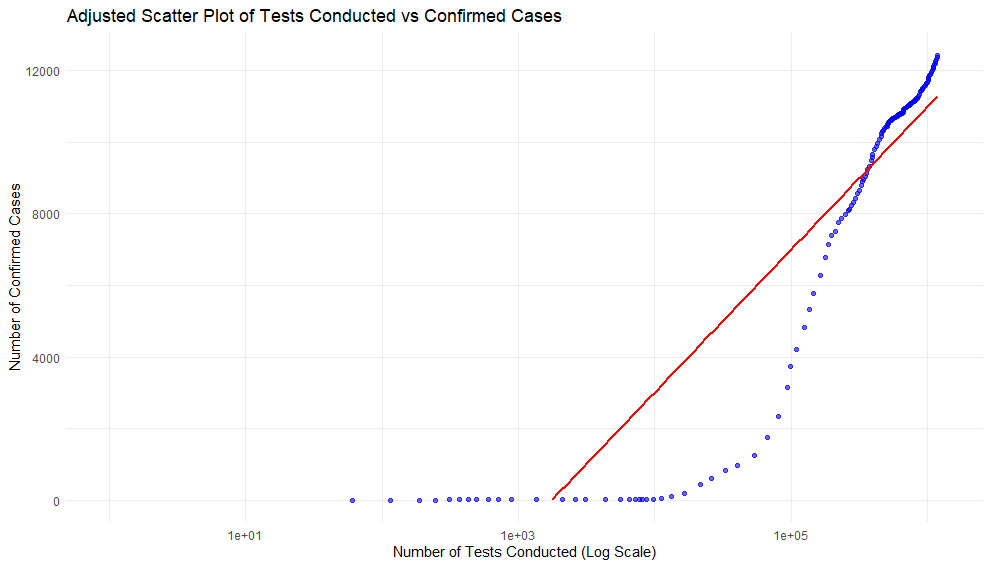

Source code (R):
# Load necessary library
library(ggplot2)

# Scatter plot with adjusted axis scales
ggplot(data, aes(x = test, y = confirmed)) +
  geom_point(color = "blue", alpha = 0.6) +
  geom_smooth(method = "lm", color = "red", se = FALSE) +
  scale_x_log10() +  # Apply logarithmic scale to the x-axis
  scale_y_continuous(limits = c(quantile(data$confirmed, 0.05), quantile(data$confirmed, 0.95))) +  # Zoom in on y-axis
  labs(
    title = "Adjusted Scatter Plot of Tests Conducted vs Confirmed Cases",
    x = "Number of Tests Conducted (Log Scale)",
    y = "Number of Confirmed Cases"
  ) +
  theme_minimal()

# Save the plot as a PNG
ggsave("adjusted_scatter_plot_tests_vs_confirmed.png", width = 8, height = 6)
